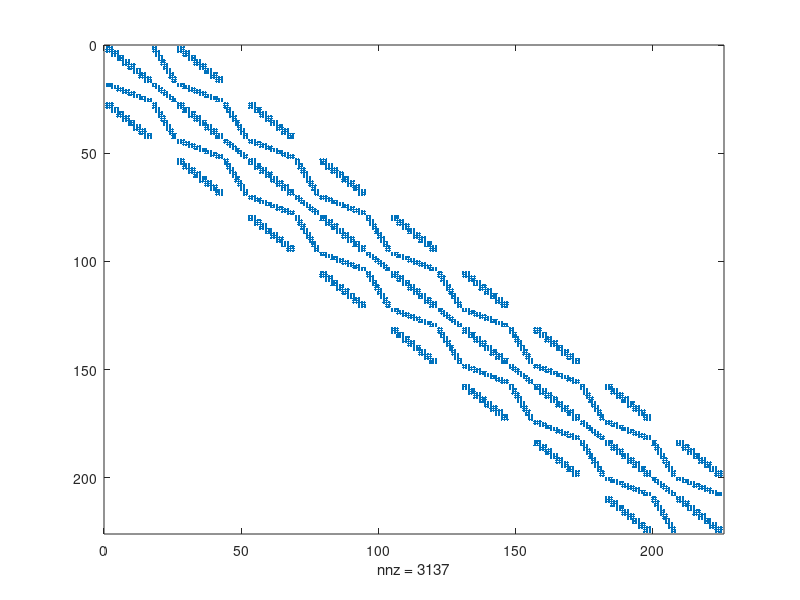
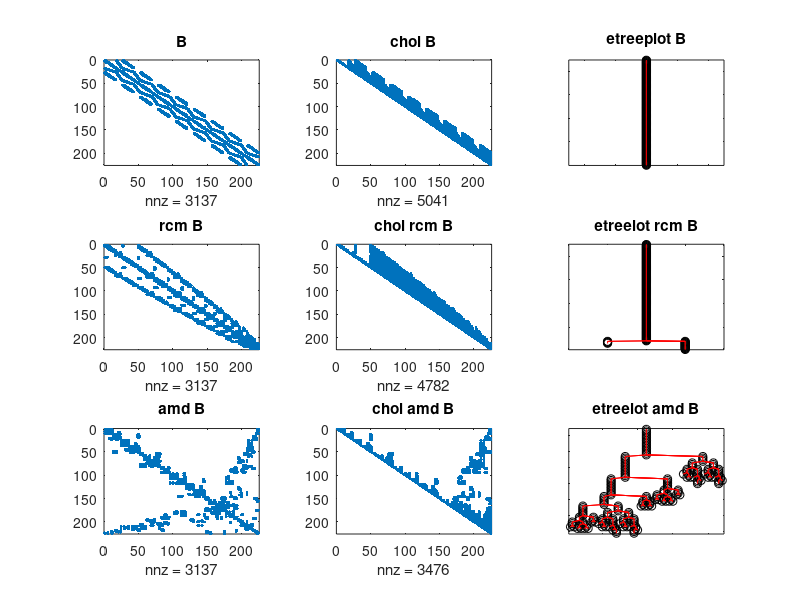

Source code (MATLAB) for these figures, in order:
%%%%%%%%%%%%%%%%%%%%%%%%%%%%%%%%%%%%%%%%%%%%%%%
% This is the first part of question 3
% A Wathen matrix with rcm and amd applied with appropriate etreeplots
%%%%%%%%%%%%%%%%%%%%%%%%%%%%%%%%%%%%%%%%%%%%%%%

B = gallery('wathen',8,8);

spy(B);

p = symrcm(B);
rcmB = B(p,p);

p = symamd(B);
amdB = B(p,p);

figure();
    subplot(3,3,1),spy(B),title('B')
    subplot(3,3,2),spy(chol(B)),title('chol B')
    subplot(3,3,3),etreeplot(B),title('etreeplot B')
    
    subplot(3,3,4),spy(rcmB),title('rcm B')
    subplot(3,3,5),spy(chol(rcmB)),title('chol rcm B')
    subplot(3,3,6),etreeplot(rcmB),title('etreelot rcm B')
    
    subplot(3,3,7),spy(amdB),title('amd B')
    subplot(3,3,8),spy(chol(amdB)),title('chol amd B')
    subplot(3,3,9),etreeplot(amdB),title('etreelot amd B')


